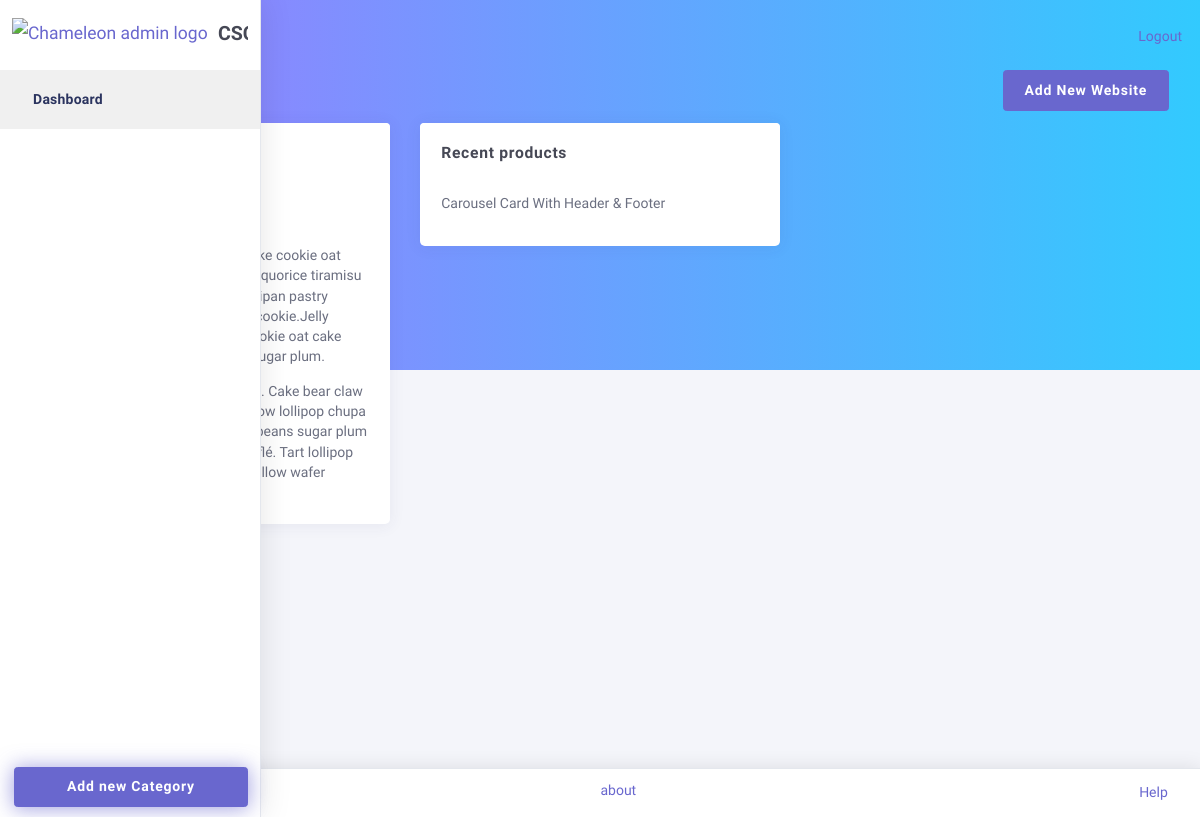
The app's page / (signed in), older data.
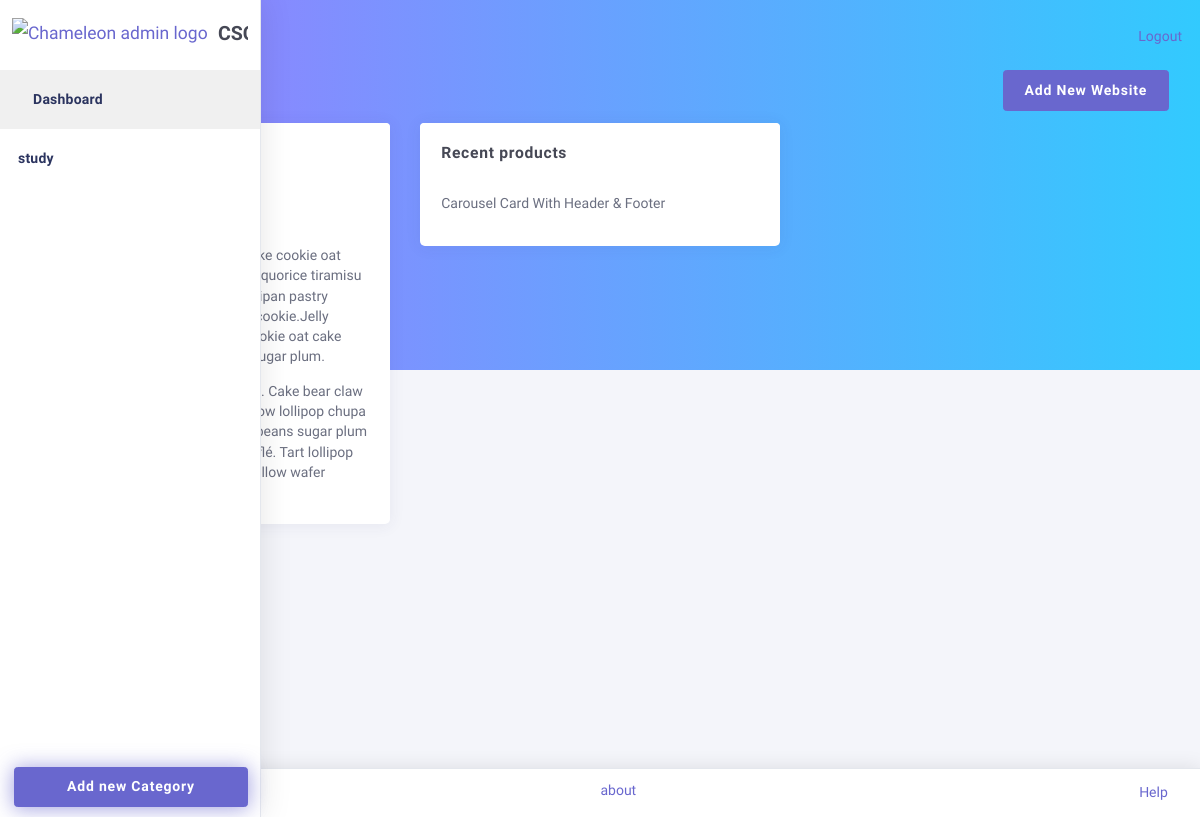
The same page, newer data.
### portal/models.py (models this page shows, shortened)
class Category(models.Model):
    title = models.CharField(max_length=100)
    author =  models.ForeignKey(User, on_delete=models.CASCADE)

### portal/views.py (the view)
# urls.py: path('', views.home, name='portal-home'),
def home(request):
    content = {}
    if request.user.is_authenticated:
        categories = Category.objects.filter(author=request.user)
        content = {
            'categories': categories
        }
    return render(request, 'portal/home.html', content)

### portal/templates/portal/home.html (shortened to what the changed rows need)
<!DOCTYPE html>
{% load static %}
<html class="loading" lang="en" data-textdirection="ltr">
  <head>
    <link href="https://maxcdn.icons8.com/fonts/line-awesome/1.1/css/line-awesome.min.css" rel="stylesheet">
    <link rel="stylesheet" type="text/css" href="{% static 'theme-assets/css/vendors.css' %}">
    <link rel="stylesheet" type="text/css" href="{% static 'theme-assets/vendors/css/charts/chartist.css' %}">
    <link rel="stylesheet" type="text/css" href="{% static 'theme-assets/css/app-lite.css' %}">
    <link rel="stylesheet" type="text/css" href="{% static 'theme-assets/css/core/menu/menu-types/vertical-menu.css' %}">
    <link rel="stylesheet" type="text/css" href="{% static 'theme-assets/css/core/colors/palette-gradient.css' %}">
    <link rel="stylesheet" type="text/css" href="{% static 'theme-assets/css/pages/dashboard-ecommerce.css' %}">
  </head>
  <body class="vertical-layout vertical-menu 2-columns fixed-navbar" data-open="click" data-menu="vertical-menu" data-color="bg-gradient-x-purple-blue" data-col="2-columns">
   <div class="main-menu menu-fixed menu-light menu-accordion    menu-shadow " data-scroll-to-active="true" data-img='https://source.unsplash.com/twukN12EN7c/1920x1080'>
    <div class="main-menu-content">
      <ul class="navigation navigation-main" id="main-menu-navigation" data-menu="menu-navigation">
        {% for category in categories %}
            <li class=" nav-item">
            <a href="{% url 'portal-category' category.id  %}">{{ category.title }}</a>
            </li>
        {% endfor %}
      </ul>
    </div>
  </div>
    </body>
</html>

Row changes from the older to the newer data that the page shows:
added Category: title "study"
